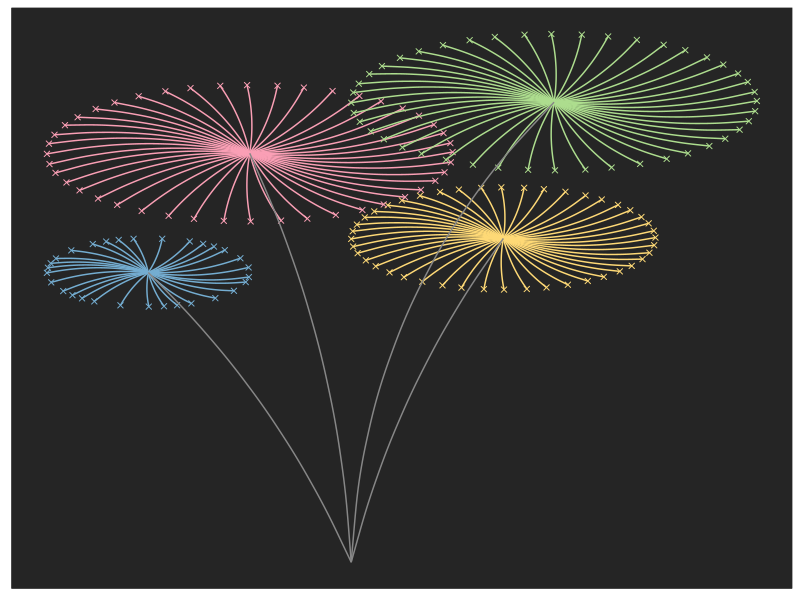

Source code (R):
# Happy New Year 2025!
  
# Here the R code for the rocket plot (credits to The Analytics Lab):

library(ggplot2)
rm(list = ls())
t1 = 1:30
size1 = 2
r1_center = c(-4,10) # end center
rocket1 = data.frame(x1 = rep(r1_center[1], length(t1))
                     , x2 = size1*cos(t1) + r1_center[1]
                     , y1 = rep(r1_center[2], length(t1))
                     , y2 = size1*sin(t1) + r1_center[2])
t2 = 1:44
size2 = 3
r2_center = c(3,12)
rocket2 = data.frame(x1 = rep(r2_center[1], length(t2))
                     , x2 = size2*cos(t2) + r2_center[1]
                     , y1 = rep(r2_center[2], length(t2))
                     , y2 = size2*sin(t2) + r2_center[2])
t3 = 1:44
size3 = 4
r3_center = c(-2,17)
rocket3 = data.frame(x1 = rep(r3_center[1], length(t3))
                     , x2 = size3*cos(t3) + r3_center[1]
                     , y1 = rep(r3_center[2], length(t3))
                     , y2 = size3*sin(t3) + r3_center[2])
t4 = 1:44
size4 = 4
r4_center = c(4,20)
rocket4 = data.frame(x1 = rep(r4_center[1], length(t4))
                     , x2 = size4*cos(t4) + r4_center[1]
                     , y1 = rep(r4_center[2], length(t4))
                     , y2 = size4*sin(t4) + r4_center[2])

# Plot fireworks
ggplot() + theme(panel.background = element_rect(fill = '#252525', colour = '#252525'),
                 panel.grid.major = element_blank(), panel.grid.minor = element_blank(),
                 axis.line=element_blank(),axis.text.x=element_blank(),
                 axis.text.y=element_blank(),axis.ticks=element_blank(),
                 axis.title.x=element_blank(),
                 axis.title.y=element_blank(),legend.position="none") +
  geom_point(aes(x = x2, y = y2), data = rocket1, shape = 4, colour = '#74add1')+
  geom_curve(aes(x = x1, y = y1, xend = x2, yend = y2 ), curvature = 0.1, data = rocket1, colour = '#74add1') +
  geom_curve(aes(x = 0, y = -7, xend = r1_center[1], yend = r1_center[2] ), curvature = 0.1, colour = '#878787') +
  geom_point(aes(x = x2, y = y2), data = rocket2, shape = 4, colour = '#fed976')+
  geom_curve(aes(x = x1, y = y1, xend = x2, yend = y2), curvature = 0.1, data = rocket2, colour = '#fed976') +
  geom_curve(aes(x = 0, y = -7, xend = r2_center[1], yend = r2_center[2] ), curvature = -0.1, colour = '#878787') +
  geom_point(aes(x = x2, y = y2), data = rocket3, shape = 4, colour = '#fa9fb5')+
  geom_curve(aes(x = x1, y = y1, xend = x2, yend = y2 ), curvature = 0.1, data = rocket3, colour = '#fa9fb5') +
  geom_curve(aes(x = 0, y = -7, xend = r3_center[1], yend = r3_center[2] ), curvature = 0.1, colour = '#878787') +
  geom_point(aes(x = x2, y = y2), data = rocket4, shape = 4, colour = '#addd8e')+
  geom_curve(aes(x = x1, y = y1, xend = x2, yend = y2 ), curvature = 0.1, data = rocket4, colour = '#addd8e') +
  geom_curve(aes(x = 0, y = -7, xend = r4_center[1], yend = r4_center[2] ), curvature = -0.2, colour = '#878787')
